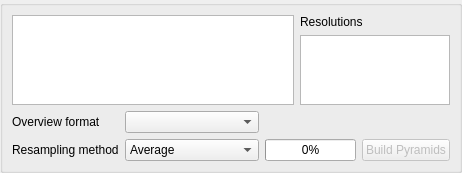
             <widget class="QWidget" name="scrollAreaWidgetContents_5">
              <property name="geometry">
               <rect>
                <x>0</x>
                <y>0</y>
                <width>442</width>
                <height>155</height>
               </rect>
              </property>
              <layout class="QVBoxLayout" name="verticalLayout_12">
               <property name="leftMargin">
                <number>0</number>
               </property>
               <property name="topMargin">
                <number>0</number>
               </property>
               <property name="rightMargin">
                <number>0</number>
               </property>
               <property name="bottomMargin">
                <number>0</number>
               </property>
               <item>
                <widget class="QGroupBox" name="mPyramidsGrpBx">
                 <property name="title">
                  <string/>
                 </property>
                 <layout class="QGridLayout" name="gridLayout_6">
                  <item row="2" column="0">
                   <widget class="QLabel" name="textLabel4_2">
                    <property name="text">
                     <string>Resampling method</string>
                    </property>
                   </widget>
                  </item>
                  <item row="0" column="0" colspan="5">
                   <layout class="QGridLayout" name="gridLayout_8_1">
                    <item row="0" column="1">
                     <widget class="QLabel" name="textLabel5">
                      <property name="text">
                       <string>Resolutions</string>
                      </property>
                     </widget>
                    </item>
                    <item row="1" column="1">
                     <widget class="QListWidget" name="lbxPyramidResolutions">
                      <property name="minimumSize">
                       <size>
                        <width>150</width>
                        <height>0</height>
                       </size>
                      </property>
                      <property name="maximumSize">
                       <size>
                        <width>150</width>
                        <height>32767</height>
                       </size>
                      </property>
                      <property name="selectionMode">
                       <enum>QAbstractItemView::MultiSelection</enum>
                      </property>
                     </widget>
                    </item>
                    <item row="0" column="0" rowspan="2">
                     <widget class="QTextEdit" name="tePyramidDescription">
                      <property name="sizePolicy">
                       <sizepolicy hsizetype="Expanding" vsizetype="Expanding">
                        <horstretch>4</horstretch>
                        <verstretch>0</verstretch>
                       </sizepolicy>
                      </property>
                      <property name="html">
                       <string>&lt;!DOCTYPE HTML PUBLIC &quot;-//W3C//DTD HTML 4.0//EN&quot; &quot;http://www.w3.org/TR/REC-html40/strict.dtd&quot;&gt;
&lt;html&gt;&lt;head&gt;&lt;meta name=&quot;qrichtext&quot; content=&quot;1&quot; /&gt;&lt;style type=&quot;text/css&quot;&gt;
p, li { white-space: pre-wrap; }
&lt;/style&gt;&lt;/head&gt;&lt;body style=&quot; font-family:'Sans Serif'; font-size:9pt; font-weight:400; font-style:normal;&quot;&gt;
&lt;p style=&quot; margin-top:0px; margin-bottom:0px; margin-left:0px; margin-right:0px; -qt-block-indent:0; text-indent:0px;&quot;&gt;&lt;span style=&quot; font-family:'Cantarell'; font-size:11pt;&quot;&gt;&lt;br /&gt;&lt;/span&gt;&lt;/p&gt;&lt;/body&gt;&lt;/html&gt;</string>
                      </property>
                     </widget>
                    </item>
                   </layout>
                  </item>
                  <item row="2" column="4">
                   <widget class="QPushButton" name="buttonBuildPyramids">
                    <property name="enabled">
                     <bool>false</bool>
                    </property>
                    <property name="text">
                     <string>Build Pyramids</string>
                    </property>
                   </widget>
                  </item>
                  <item row="2" column="1">
                   <widget class="QComboBox" name="cboResamplingMethod">
                    <item>
                     <property name="text">
                      <string>Average</string>
                     </property>
                    </item>
                    <item>
                     <property name="text">
                      <string>Nearest Neighbour</string>
                     </property>
                    </item>
                   </widget>
                  </item>
                  <item row="2" column="2" colspan="2">
                   <widget class="QProgressBar" name="mPyramidProgress">
                    <property name="value">
                     <number>0</number>
                    </property>
                   </widget>
                  </item>
                  <item row="1" column="1">
                   <widget class="QComboBox" name="cbxPyramidsFormat">
                    <property name="sizePolicy">
                     <sizepolicy hsizetype="Expanding" vsizetype="Fixed">
                      <horstretch>0</horstretch>
                      <verstretch>0</verstretch>
                     </sizepolicy>
                    </property>
                   </widget>
                  </item>
                  <item row="1" column="0">
                   <widget class="QLabel" name="label_11">
                    <property name="text">
                     <string>Overview format</string>
                    </property>
                   </widget>
                  </item>
                 </layout>
                </widget>
               </item>
              </layout>
             </widget>
